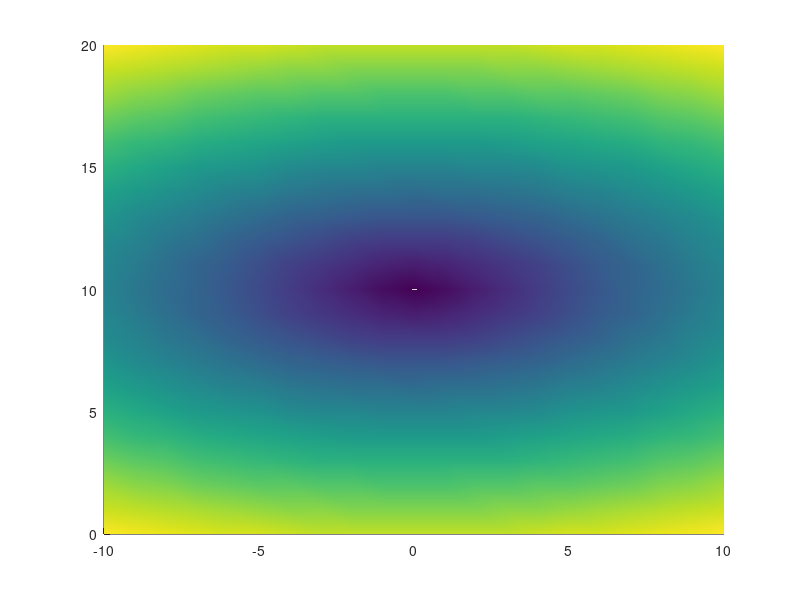

This chart was generated by the following MATLAB code: (Note: this script raises an error after producing the figure.)
clear
clc

h = 20; w = 20;
dh = 1; dw = 1;
x0 = [0,h/2];
xc = [0,0];
x1 = -w/2:dw:w/2 ;
x2 = -h/2:dh:h/2 ;
[xx1,xx2] = meshgrid(x1+ x0(1),x2+ x0(2));
n = length(x1);
X = [xx1(:),xx2(:)];
vmax = 1;
lam = 0.05;
gam = -0.5;
bet = 0;
% A = eye(2);
a11 = bet;
a12 = 1;
a21 = gam;
a22 = bet;
A = [a11,a12;a21,a22];
% A = -A;
% f = @(x) [-1/(2*pi) * (x(:,1)-0) ./ (x(:,1) - 0).^2, -1/(2*pi) * (x(:,2)-10) ./ (x(:,2) - 2).^2];
% B = [0,1;1,0];
% u = [1;1];

% compute the derivative
xdot = ((lam*A/norm(A))*(X-xc-x0)')';
% xdot = (A*X'+B*u)';
% xdot = real(f(X));
% xdot(xdot>vmax) = vmax*sign(xdot(xdot>vmax));
x1dot = reshape(xdot(:,1),[n,n]);
x2dot = reshape(xdot(:,2),[n,n]);
xx1p = xx1; %+ x0(1); 
xx2p = xx2; %+ x0(2);
surf(xx1p,xx2p,sqrt(x1dot.^2+x2dot.^2))
shading interp
view(2)
alpha(0.5)
caxis([0,vmax]);
hold on
quiver(xx1p,xx2p,x1dot,x2dot,2)
hold off
axis([x1(1)+x0(1),x1(end)+x0(1),...
    x2(1)+x0(2),x2(end)+x0(2)])